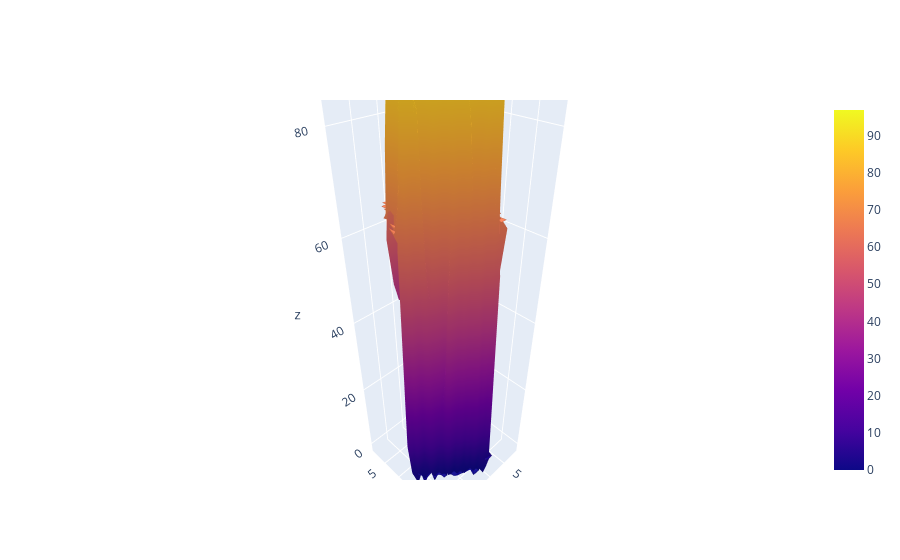

The code cell stored with this chart in its notebook:
### Code cell
# z_data = masked_raster
z_data = building_CHM_model.masked_raster_chm
x, y = np.arange(z_data.shape[1]),np.arange(z_data.shape[0])
fig = go.Figure(data=[go.Surface(z=z_data, x=x, y=y)])
fig.update_layout(title=print(building_CHM_model.building), autosize=True)
fig.show()

### Figure 1 — Plotly figure (JSON) as saved in the notebook; plotly's stock layout.template omitted (floating-point values rounded to 4 significant figures; data arrays with more than 128 entries replaced by an {"elided": "..."} marker saying what was removed)
{"data": [{"type": "surface", "x": [0, 1, 2, 3, 4, 5, 6, 7, 8, 9, 10, 11, 12, 13, 14, 15, 16, 17, 18, 19, 20, 21, 22, 23, 24, 25], "y": [0, 1, 2, 3, 4, 5, 6, 7, 8, 9, 10, 11, 12, 13, 14, 15, 16, 17, 18, 19, 20, 21, 22, 23, 24, 25], "z": {"elided": "26x26 float values"}}], "layout": {"autosize": true, "title": {}}}
